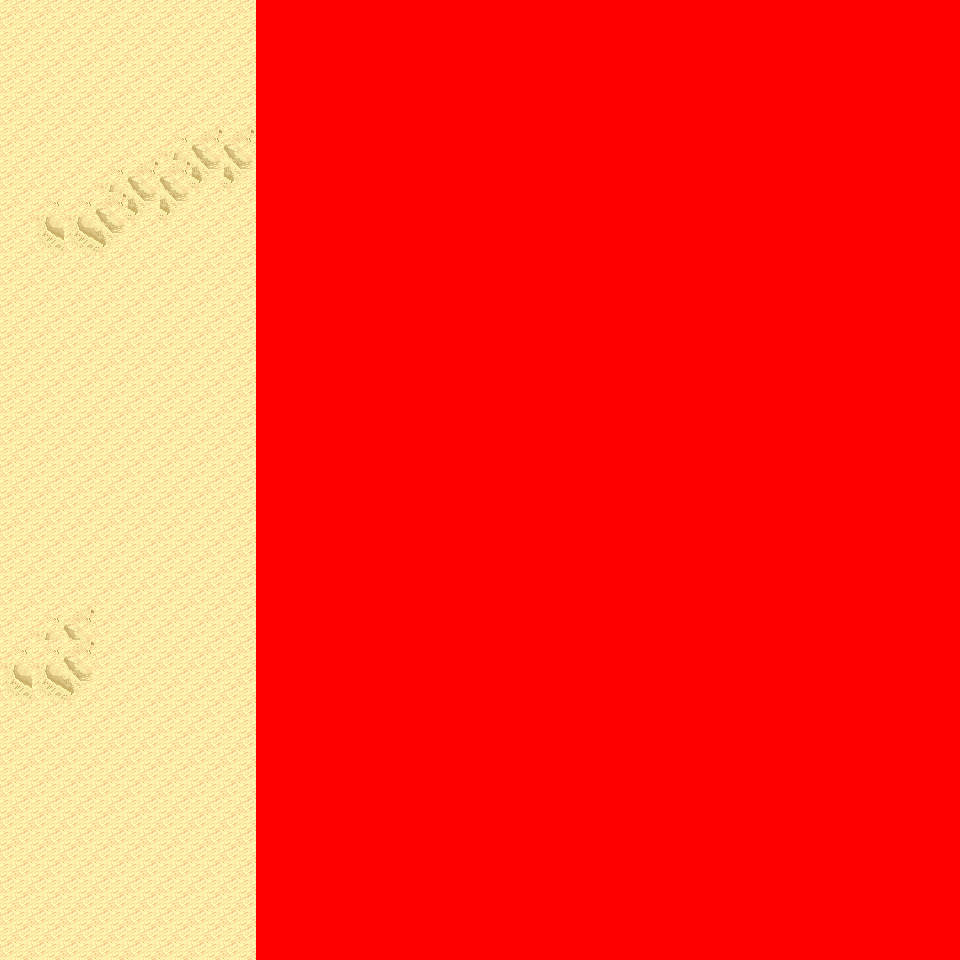

This game map was drawn from its Tiled (.tmx) file and the tilesets committed beside it. A one-line description and the trimmed map source follow:
An orthogonal 30x30 tile map with 32x32 px tiles, 6 tile layers (Ground, Object, Object2, Above, ...), 14 tilesets and 3 objects (3x mapchange).

<map version="1.0" orientation="orthogonal" renderorder="right-down" width="30" height="30" tilewidth="32" tileheight="32" nextobjectid="4">
  <tileset firstgid="1" name="tileset_logic_collision" tilewidth="32" tileheight="32" tilecount="1" columns="1">
    <image source="../drawable/tileset_logic_collision.png" width="32" height="32" />
  </tileset>
  <tileset firstgid="2" name="tileset_ground_ground" tilewidth="32" tileheight="32" tilecount="33" columns="3">
    <image source="../drawable/tileset_ground_ground.png" width="96" height="352" />
  </tileset>
  <tileset firstgid="35" name="tileset_terrain_desert" tilewidth="32" tileheight="32" tilecount="88" columns="8">
    <image source="../drawable/tileset_terrain_desert.png" width="256" height="352" />
  </tileset>
  <tileset firstgid="123" name="tileset_building_stone_ruins" tilewidth="32" tileheight="32" tilecount="72" columns="6">
    <image source="../drawable/tileset_building_stone_ruins.png" width="192" height="384" />
  </tileset>
  <tileset firstgid="195" name="tileset_ground_sand_edges" tilewidth="32" tileheight="32" tilecount="15" columns="5">
    <image source="../drawable/tileset_ground_sand_edges.png" width="160" height="96" />
  </tileset>
  <tileset firstgid="210" name="tileset_ground_slate_tiles" tilewidth="32" tileheight="32" tilecount="15" columns="5">
    <image source="../drawable/tileset_ground_slate_tiles.png" width="160" height="96" />
  </tileset>
  <tileset firstgid="225" name="tileset_ground_sand_2" tilewidth="32" tileheight="32" tilecount="15" columns="5">
    <image source="../drawable/tileset_ground_sand_2.png" width="160" height="96" />
  </tileset>
  <tileset firstgid="240" name="tileset_plant_cactus_2" tilewidth="32" tileheight="32" tilecount="10" columns="5">
    <image source="../drawable/tileset_plant_cactus_2.png" width="160" height="64" />
  </tileset>
  <tileset firstgid="250" name="tileset_plant_round_cactuses" tilewidth="32" tileheight="32" tilecount="20" columns="10">
    <image source="../drawable/tileset_plant_round_cactuses.png" width="320" height="64" />
  </tileset>
  <tileset firstgid="270" name="tileset_plant_tree_banana_tree" tilewidth="32" tileheight="32" tilecount="40" columns="4">
    <image source="../drawable/tileset_plant_tree_banana_tree.png" width="128" height="320" />
  </tileset>
  <tileset firstgid="310" name="tileset_plant_tree_palm_tree" tilewidth="32" tileheight="32" tilecount="6" columns="2">
    <image source="../drawable/tileset_plant_tree_palm_tree.png" width="64" height="96" />
  </tileset>
  <tileset firstgid="316" name="tileset_plant_tree_palm_trees" tilewidth="32" tileheight="32" tilecount="40" columns="4">
    <image source="../drawable/tileset_plant_tree_palm_trees.png" width="128" height="320" />
  </tileset>
  <tileset firstgid="356" name="tileset_building_stone_tower" tilewidth="32" tileheight="32" tilecount="14" columns="2">
    <image source="../drawable/tileset_building_stone_tower.png" width="64" height="224" />
  </tileset>
  <tileset firstgid="370" name="tileset_plant_bush_large_green" tilewidth="32" tileheight="32" tilecount="9" columns="3">
    <image source="../drawable/tileset_plant_bush_large_green.png" width="96" height="96" />
  </tileset>
  <layer name="Ground" width="30" height="30">
    <data>[900 cells, 900 non-empty, 6 distinct tile ids]</data>
  </layer>
  <layer name="Object" width="30" height="30">
    <data>[900 cells, 78 non-empty, 20 distinct tile ids]</data>
  </layer>
  <layer name="Object2" width="30" height="30">
    <data>[900 cells, 0 non-empty, 0 distinct tile ids]</data>
  </layer>
  <layer name="Above" width="30" height="30">
    <data>[900 cells, 122 non-empty, 39 distinct tile ids]</data>
  </layer>
  <layer name="Above2" width="30" height="30">
    <data>[900 cells, 0 non-empty, 0 distinct tile ids]</data>
  </layer>
  <layer name="Walkable" width="30" height="30">
    <data>[900 cells, 660 non-empty, 1 distinct tile ids]</data>
  </layer>
  <objectgroup name="MapEvents">
    <object id="1" name="north" type="mapchange" x="0" y="0" width="256" height="32">
      <properties>
        <property name="map" value="0_ados_mountain_n2_w2_x3_y0" />
        <property name="place" value="south" />
      </properties>
    </object>
    <object id="2" name="south" type="mapchange" x="0" y="928" width="256" height="32">
      <properties>
        <property name="map" value="0_ados_mountain_n2_w2_x3_y2" />
        <property name="place" value="north" />
      </properties>
    </object>
    <object id="3" name="west" type="mapchange" x="0" y="0" width="32" height="960">
      <properties>
        <property name="map" value="0_ados_mountain_n2_w2_x2_y1" />
        <property name="place" value="east" />
      </properties>
    </object>
  </objectgroup>
</map>
